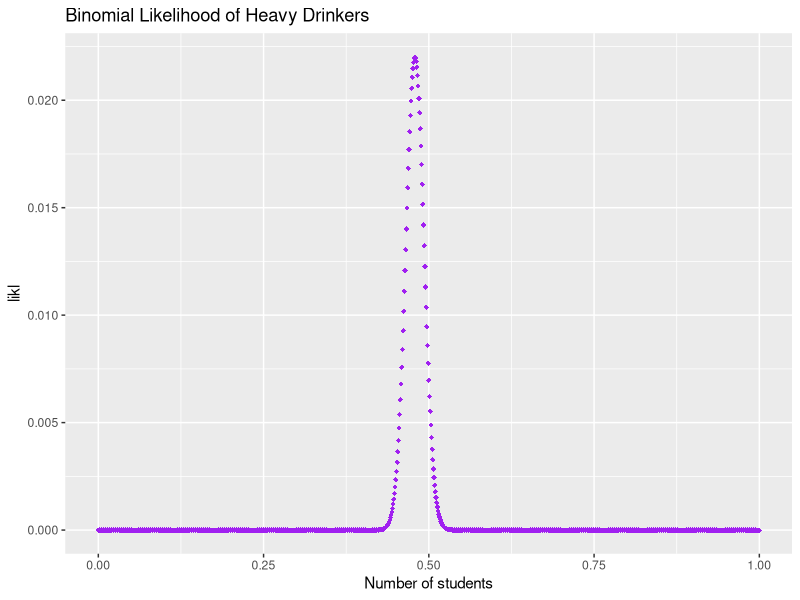
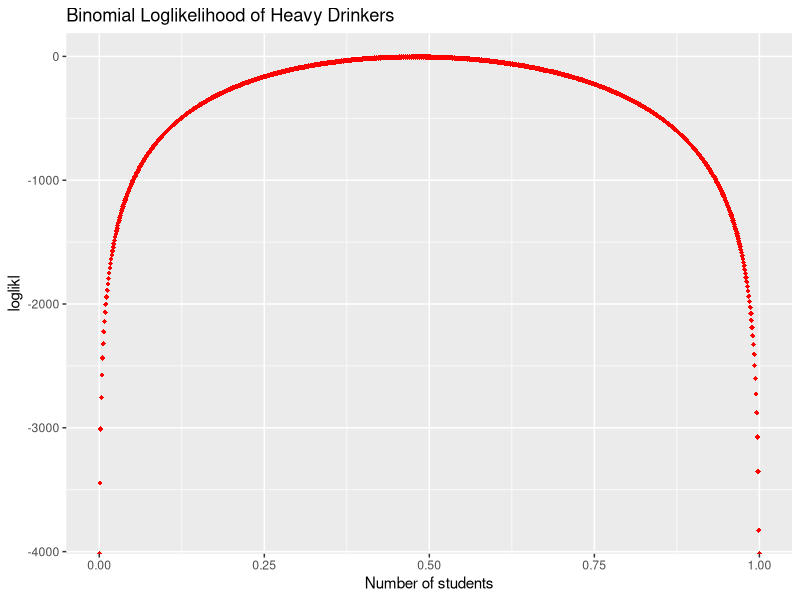
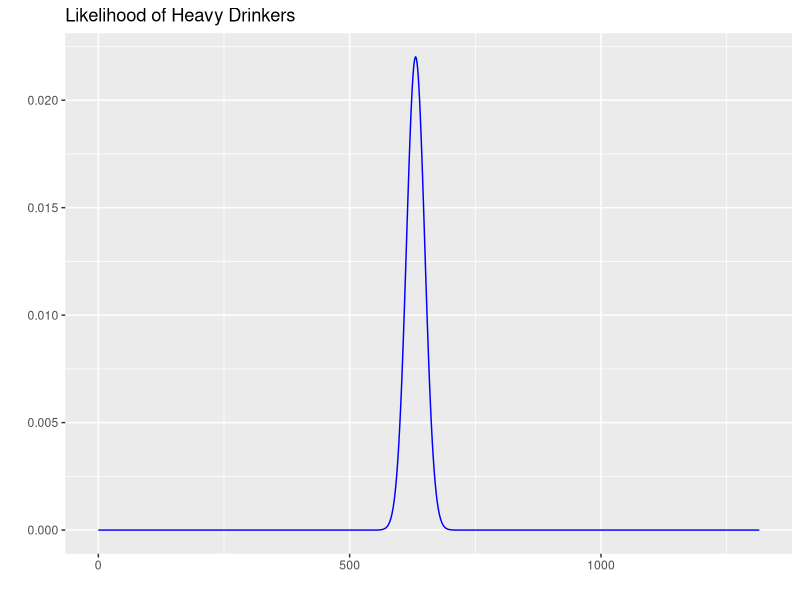
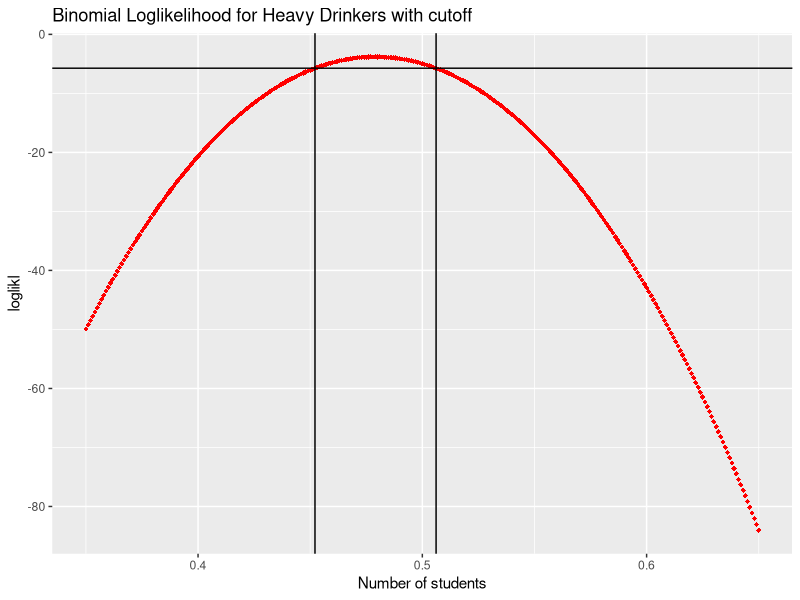

R code for these plots, in order:
library(ggfortify)


##### Likelihood and loglikelihood ---------------------------------------
lik <- function(p) dbinom(x=630, size=1315, prob = p); lik
loglik <- function(p) dbinom(x=630, size=1315, prob=p, log=TRUE); loglik

# graph them 
# method 1 - likelihood
xs <- seq(0, 1, 0.001)
llData <- data.frame(x=xs, likl=lik(xs), loglikl=loglik(xs))
head(llData)
ggplot(data=llData, aes(x, likl)) + 
      geom_point(shape=18, color="purple") + 
      ggtitle("Binomial Likelihood of Heavy Drinkers") + 
      xlab("Number of students")

# method 1 - loglikelihood 
# help - why does curved shape mean we can use normal dist for confints?
ggplot(data=llData, aes(x, loglikl)) + 
      geom_point(shape=18, color="red") + 
      ggtitle("Binomial Loglikelihood of Heavy Drinkers") + 
      xlab("Number of students")


# method 2 - likelihood
# help why isn't xlabel showing up? 
ggdistribution(dbinom, seq(0, 1315), prob=0.48, size=1315, colour="blue") +
      ggtitle("Likelihood of Heavy Drinkers") + 
      xlab("Number of students")



##### Estimate of MLE ------------------------------------------------------
mle <- optimize(f = lik, interval = c(0, 1), maximum = TRUE); mle
mle$maximum


##### Test for one-sample proportion based on normal approximation ---------
# H0: p 0.5, H1: p is not 0.5
prop.test(x=630, n=1315, p=0.5)

# when n sample size is small we do exact test:
binom.test(x=630, n=1315, p=0.5)



##### Test for one-sample proportion based on Likelihood Ratio Test ----------
# test statistic LR ratio
LR.statistic <- 2 * (loglik(0.48) - loglik(0.5)); LR.statistic
# p-value
p.value <- 1 - pchisq(LR.statistic, df=1); p.value

#### Likelihood ratio confidence 95% interval
cutoff <- loglik(0.48) - 1.92; cutoff # horizontal cutoff

# compute where the cutoff intersects the loglikelihood 
loglik.optim <- function(p) {abs(cutoff - loglik(p))}
min1 <- optimize(f=loglik.optim, interval=c(0, mle$maximum)); min1$minimum
min2 <- optimize(f=loglik.optim, interval=c(mle$maximum, 1)); min2$minimum


# plot cut off and intersection points on the log likelihood
xs <- seq(0.35, 0.65, 0.001)
llData <- data.frame(x=xs, likl=lik(xs), loglikl=loglik(xs))
ggplot(data=llData, aes(x, loglikl)) + 
      geom_point(shape=18, color="red") + 
      geom_hline(yintercept=cutoff) +
      geom_vline(xintercept=min1$minimum) + 
      geom_vline(xintercept=min2$minimum) +
      ggtitle("Binomial Loglikelihood for Heavy Drinkers with cutoff") + 
      xlab("Number of students")
